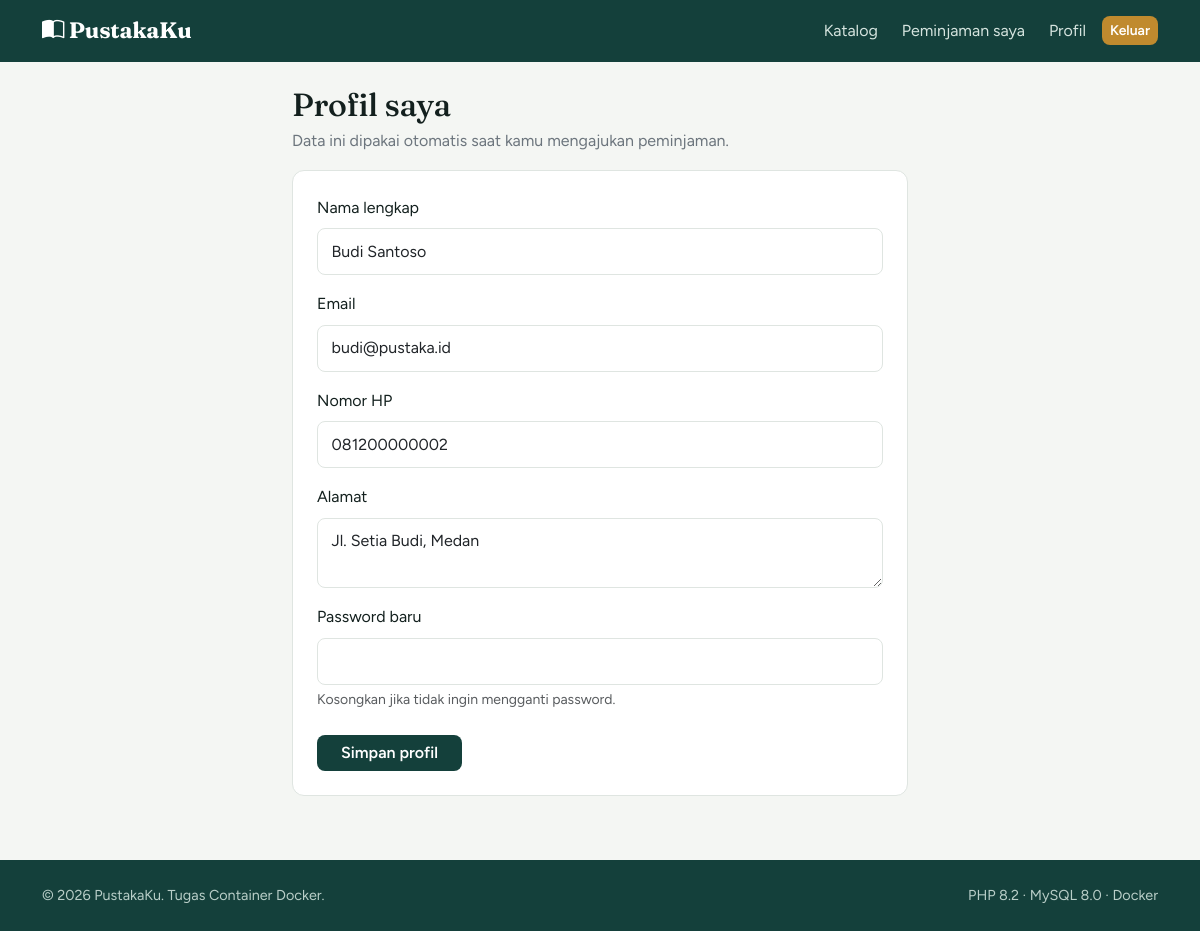
Page /anggota/profil.php (signed in) on the committed database.
### tables this page shows
CREATE TABLE users (
  id INT AUTO_INCREMENT PRIMARY KEY,
  nama VARCHAR(100) NOT NULL,
  email VARCHAR(100) NOT NULL UNIQUE,
  password VARCHAR(255) NOT NULL,
  no_hp VARCHAR(20),
  alamat TEXT,
  role ENUM('admin','anggota') NOT NULL DEFAULT 'anggota',
  created_at TIMESTAMP DEFAULT CURRENT_TIMESTAMP
);

### src/includes/config.php (called while the page is built, shortened)
<?php
function e($teks) { return htmlspecialchars((string)$teks, ENT_QUOTES, 'UTF-8'); }

### src/anggota/profil.php (the view, shortened to what this page needs)
<?php
require_once __DIR__ . '/../includes/config.php';
$uid = (int)$_SESSION['user']['id'];
$s = $db->prepare("SELECT nama, email, no_hp, alamat FROM users WHERE id = ?");
$s->bind_param('i', $uid);
$s->execute();
$me = $s->get_result()->fetch_assoc();
require __DIR__ . '/../includes/header.php';
?>
<div class="container mt-4" style="max-width:640px">
  <h1 class="h2 mb-1">Profil saya</h1>
  <p class="text-secondary mb-3">Data ini dipakai otomatis saat kamu mengajukan peminjaman.</p>
  <form method="post" class="panel">
    <label class="form-label" for="nama">Nama lengkap</label>
    <input class="form-control mb-3" id="nama" name="nama" required value="<?= e($me['nama']) ?>">
    <label class="form-label" for="email">Email</label>
    <input type="email" class="form-control mb-3" id="email" name="email" required value="<?= e($me['email']) ?>">
    <label class="form-label" for="no_hp">Nomor HP</label>
    <input class="form-control mb-3" id="no_hp" name="no_hp" value="<?= e($me['no_hp']) ?>">
    <label class="form-label" for="alamat">Alamat</label>
    <textarea class="form-control mb-3" id="alamat" name="alamat" rows="2"><?= e($me['alamat']) ?></textarea>
    <label class="form-label" for="password">Password baru</label>
    <input type="password" class="form-control" id="password" name="password" minlength="6">
    <div class="form-text mb-4">Kosongkan jika tidak ingin mengganti password.</div>
    <button class="btn btn-forest px-4">Simpan profil</button>
  </form>
</div>
<?php require __DIR__ . '/../includes/footer.php'; ?>

### src/assets/css/app.css (style rules this page uses)
:root { --forest:#14403b; --moss:#2f6f62; --brass:#c08a2e; --brass-dark:#a1731f; --paper:#f4f6f3; --ink:#13201e; --line:#dfe5e1; }
body { font-family:'Figtree',sans-serif;background:var(--paper);color:var(--ink);line-height:1.6 }
h1,h2,h3,h4,.brand { font-family:'Fraunces',serif;font-weight:700;letter-spacing:-.01em }
.btn-forest { background:var(--forest);color:#fff;border:0;border-radius:8px;font-weight:600 }
.form-control,.form-select { border-radius:8px;border-color:var(--line);padding:.65rem .85rem }
.panel { background:#fff;border:1px solid var(--line);border-radius:12px;padding:1.5rem }

### rows in the picture
users: nama "Budi Santoso", email "budi@pustaka.id", no_hp "081200000002", alamat "Jl. Setia Budi, Medan"
